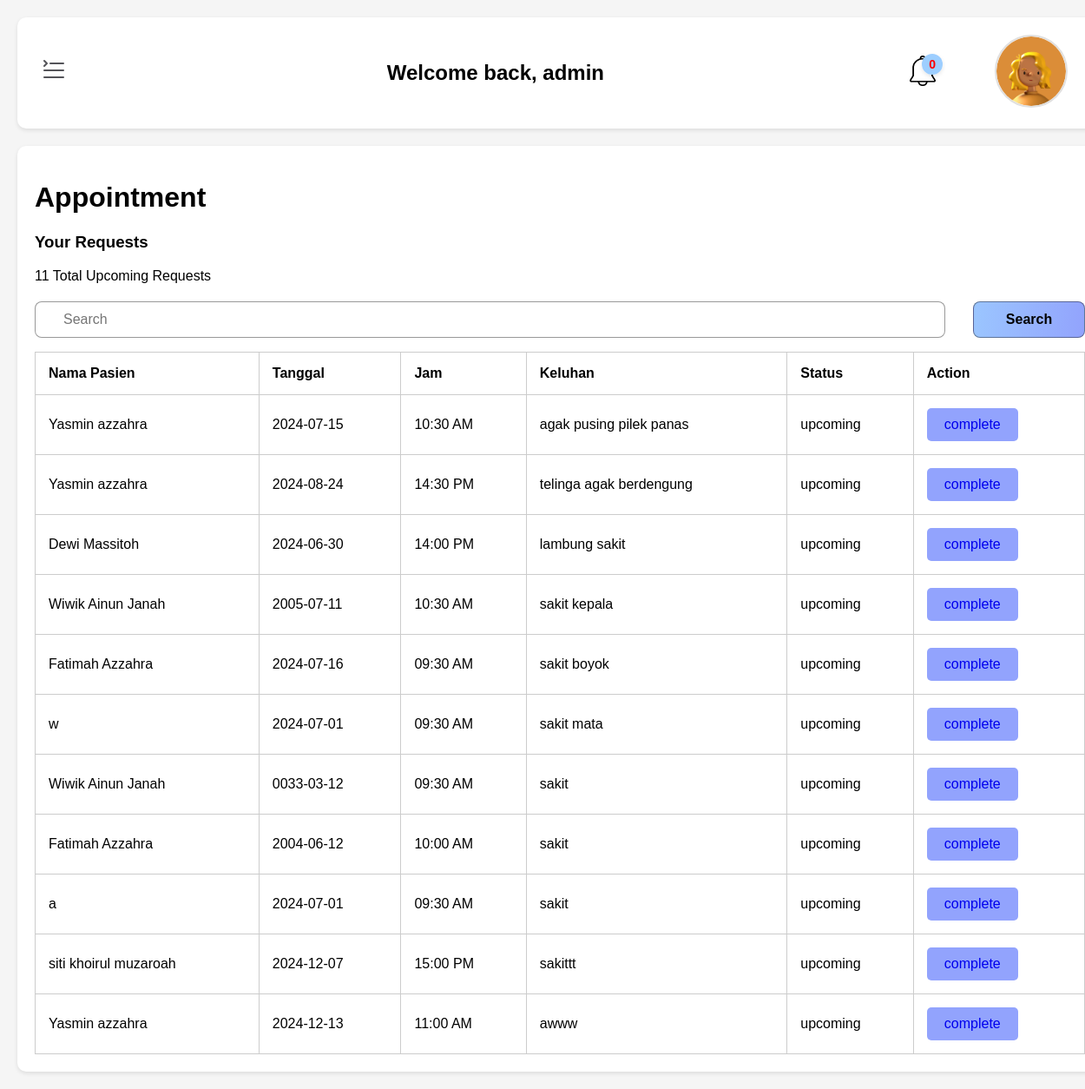
Screenshot of /dokter/index.php (signed in) with the database file from the repository.
### tables this page shows
CREATE TABLE `antrian` (
  `id` int(11) NOT NULL,
  `username` varchar(50) NOT NULL,
  `fullname` varchar(50) NOT NULL,
  `date` date NOT NULL,
  `hour` varchar(50) NOT NULL,
  `keluhan` text NOT NULL,
  `poly` varchar(50) NOT NULL,
  `dokter` varchar(50) NOT NULL,
  `status` varchar(50) NOT NULL,
  `pdf` varchar(50) NOT NULL,
  `visit` varchar(50) DEFAULT NULL,
  `no_antrian` int(11) NOT NULL,
  `saran` varchar(500) DEFAULT NULL,
  `pemeriksaan` date DEFAULT NULL,
  `obat` varchar(500) DEFAULT NULL
);

### dokter/index.php (the view, shortened to what this page needs)
<?php
$conn = mysqli_connect('localhost', 'root', '', 'db_klinik');
$username = $_SESSION['username'];
$temp = mysqli_query($conn, "SELECT * FROM antrian WHERE status = 'upcoming'");
$jml = mysqli_fetch_all($temp);
$todayDate = date('Y-m-d');
$todayAppointmentsQuery = mysqli_query($conn, "SELECT * FROM antrian WHERE status = 'upcoming' AND date = '$todayDate'");
$todayAppointments = mysqli_fetch_all($todayAppointmentsQuery, MYSQLI_ASSOC);
$ambil_data = mysqli_query($conn, "SELECT * FROM user_data WHERE username = '$username'");
$hasil = mysqli_fetch_assoc($ambil_data);
$cekGambar = $hasil['gambar'];
$fotoProfile = "../userProfile/" . $cekGambar;
$nama = ($cekGambar === '')? 'profile/Vector.png' : $fotoProfile;
?>
<!DOCTYPE html>
<html lang="en">
<head>
</head>
<body>
    <div class="main-content">
        <header>
            <button class="sidebar-toggle"><img src="hamburger-sidebar.svg" alt=""></button>
            <h2>Welcome back, <?php echo $username?></h2>
            <div class="header-right">
                <div class="doctor-notification">
                    <a href="notif.php">
                        <img src="pngwing.com.png" alt="Notification" class="notification-icon">
                        <span class="notification-count"><?php echo count($todayAppointments); ?></span>
                    </a>
                </div>
                <div class="profile-notification">
                    <a href="profile/profile.php">
                        <img src="<?php echo $nama ?>" alt="Profile Picture" class="profile-img">
                    </a>
                </div>
            </div>
        </header>
        <div class="requests-section">
            <h1>Appointment</h1>
            <h3>Your Requests</h3>
            <div class="request-summary">
                <div><?= count($jml)?> Total Upcoming Requests</div>
            </div>
            <form action="" class="form" method="post">
                <input type="text" placeholder="Search" name="keyword" class="search-field" autocomplete="off">
                <button type="submit" name="search" class="search-btn">Search</button>
            </form>
            <div class="requests-table">
                <table>
                    <thead>
                        <tr>
                            <th>Nama Pasien</th>
                            <th>Tanggal</th>
                            <th>Jam</th>
                            <th>Keluhan</th>
                            <th>Status</th>
                            <th>Action</th>
                        </tr>
                    </thead>
                    <tbody>
                    <?php foreach($jml as $jm) :?>
                        <tr>
                            <td><?= $jm[2]?></td>
                            <td><?= $jm[3]?></td>
                            <td><?= $jm[4]?></td>
                            <td><?= $jm[5]?></td>
                            <td><?= $jm[8]?></td>
                            <td><button class="action-btn"><a href="complete.php?id=<?= $jm[0]?>" onclick="return confirm('Apakah anda yakin ingin mengubah status pasien');">complete</a></button></td>
                        </tr>
                        <?php endforeach?>
                    </tbody>
                </table>
            </div>
        </div>
    </div>
</body>
</html>

### dokter/index.php (style rules this page uses)
body { font-family: "Poppins", sans-serif; background-color: #f5f5f5; margin: 0; padding: 0; overflow-y: auto; }
a { text-decoration: none; }
.main-content { flex-grow: 1; padding: 20px; background-color: #f5f5f5; transition: margin-left 0.3s ease; width: 100%; margin-left: 0; }
.sidebar-toggle { display: inline-block; font-size: 24px; cursor: pointer; background: none; border: none; margin-right: 20px; }
header { display: flex; justify-content: space-between; align-items: center; background-color: #ffffff; padding: 20px; border-radius: 10px; box-shadow: 0 2px 5px rgba(0, 0, 0, 0.1); margin-bottom: 20px; position: relative; }
.profile-img { border-radius: 50%; margin: 0 20px; width: 80px; height: 80px; object-fit: cover; cursor: pointer; border: 2px solid #e0e0e0; }
.profile-notification { position: relative; display: flex; align-items: center; }
.header-right { display: flex; align-items: center; gap: 20px; }
.doctor-notification { top: 0; left: -20px; display: flex; align-items: center; }
.notification-count { position: relative; top: -20px; right: 20px; background-color: #9DCEFF; color: red; font-size: 14px; font-weight: bold; border-radius: 50%; padding: 4px 8px; min-width: 15px; height: 20px; text-align: center; line-height: 20px; box-shadow: 0 2px 5px rgba(0, 0, 0, 0.1); }
.notification-icon { width: 30px; height: 35px; margin-left: 10px; }
.requests-section { margin-top: 20px; background-color: #ffffff; padding: 20px; border-radius: 10px; box-shadow: 0 2px 5px rgba(0, 0, 0, 0.1); }
.request-summary { display: flex; gap: 20px; margin-bottom: 20px; }
.requests-table table { width: 100%; border-collapse: collapse; }
.requests-table th, .requests-table td { padding: 15px; border: 1px solid #ccc; text-align: left; font-size: 16px; }
.status-btn, .assign-btn, .action-btn { padding: 10px 20px; border: none; cursor: pointer; font-size: 16px; border-radius: 5px; }
.action-btn { background-color: #92A3FD; color: #ffffff; }
.main-content .requests-section .form { display: flex; margin-bottom: 1rem; }
.form input, .form .search-btn { display: block; padding: 0.7rem 0; border-radius: 8px; border: 1px solid rgba(0, 0, 0, 0.4); font-size: 1rem; }
.form input { flex: 8; padding-left: 2rem; margin-right: 2rem; }
.form .search-btn { flex: 1; font-weight: 800; background: linear-gradient(274.42deg, #92A3FD 0%, #9DCEFF 124.45%); transition: 0.5s; }

### rows the page displays
antrian: fullname "Yasmin azzahra", date "2024-07-15", hour "10:30 AM", keluhan "agak pusing pilek panas", status "upcoming"
antrian: fullname "Yasmin azzahra", date "2024-08-24", hour "14:30 PM", keluhan "telinga agak berdengung", status "upcoming"
antrian: fullname "Dewi Massitoh", date "2024-06-30", hour "14:00 PM", keluhan "lambung sakit", status "upcoming"
antrian: fullname "Wiwik Ainun Janah", date "2005-07-11", hour "10:30 AM", keluhan "sakit kepala", status "upcoming"
antrian: fullname "Fatimah Azzahra", date "2024-07-16", hour "09:30 AM", keluhan "sakit boyok", status "upcoming"
antrian: fullname "w", date "2024-07-01", hour "09:30 AM", keluhan "sakit mata", status "upcoming"
antrian: fullname "Wiwik Ainun Janah", date "0033-03-12", hour "09:30 AM", keluhan "sakit", status "upcoming"
antrian: fullname "Fatimah Azzahra", date "2004-06-12", hour "10:00 AM", keluhan "sakit", status "upcoming"
antrian: fullname "a", date "2024-07-01", hour "09:30 AM", keluhan "sakit", status "upcoming"
antrian: fullname "siti khoirul muzaroah", date "2024-12-07", hour "15:00 PM", keluhan "sakittt", status "upcoming"
antrian: fullname "Yasmin azzahra", date "2024-12-13", hour "11:00 AM", keluhan "awww", status "upcoming"

### other values shown
$username "admin"
count($todayAppointments) "0"
count($jml) "11"
